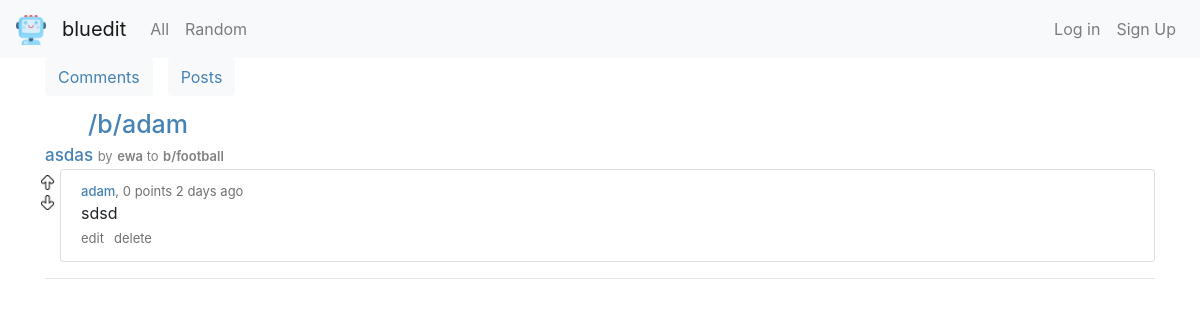
Page /user/adam on the earlier database version.
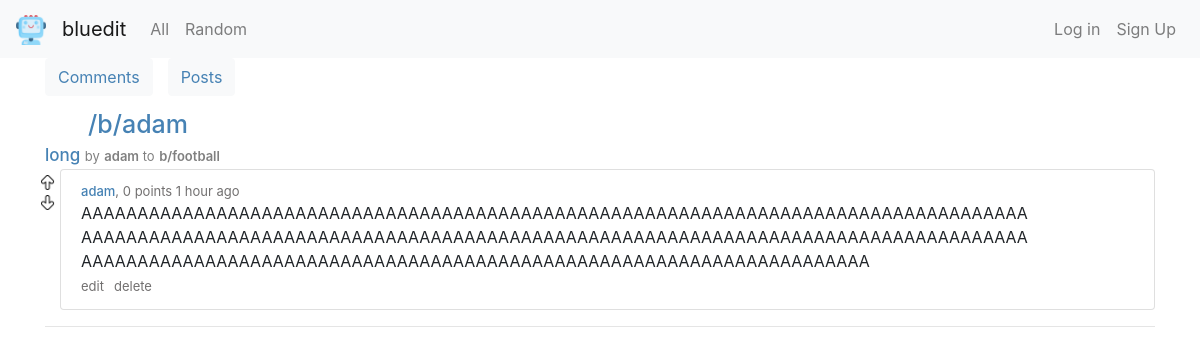
Same page on the later database version.
### bluedit/models.py (models this page shows)
class User(AbstractUser):
    pass

class Comment(models.Model):
    text = models.CharField(max_length=512)
    user = models.ForeignKey(User, on_delete=models.CASCADE, related_name='comments')
    date = models.DateTimeField(auto_now_add=True)
    post = models.ForeignKey(Post, on_delete=models.CASCADE, related_name='comments')
    vote_count = models.IntegerField(default=0)
    parent = models.ForeignKey('self', on_delete=models.CASCADE, related_name='child', null=True, blank=True)
    tree_level = models.IntegerField(default=0, null=True, blank=True)
    class Meta:
        ordering = ['-date']

class Post(models.Model):
    title = models.CharField(max_length=64)
    description = models.CharField(max_length=512, null=True)
    image = models.URLField(null=True)
    date = models.DateTimeField(auto_now_add=True)
    user = models.ForeignKey(User, on_delete=models.CASCADE, related_name='posts')
    subbluedit = models.ForeignKey(Subbluedit, on_delete=models.CASCADE, related_name='posts')
    vote_count = models.IntegerField(default=0)
    class Meta:
        ordering = ['-date']

class Subbluedit(models.Model):
    name = models.CharField(max_length=16, unique=True)
    description = models.CharField(max_length=128)
    user = models.ForeignKey(User, on_delete=models.CASCADE)
    members = models.ManyToManyField(User, default=None, related_name='subs')
    member_count = models.IntegerField(default=0)
    date = models.DateTimeField(auto_now_add=True)
    def __str__(self):
         return self.name

### bluedit/views.py (the view)
# urls.py: path('user/<str:username>', views.user, name='user'),
def user(request, username):
    profile_user = User.objects.get(username=username)
    user_id = request.user.id
    comments = profile_user.comments.all()
    votelist = []
    try:
        user = User.objects.get(pk=user_id)
        for comment in comments:
            if user.votes.filter(comment=comment).exists():
                vote_type = user.votes.get(comment=comment).vote_type
                votelist.append(vote_type)
            else:
                votelist.append(False)
    except User.DoesNotExist:
        for comment in comments:
            votelist.append(False)
    date_time_list = return_date(comments)
    datelist = date_time_list[0]
    timeunit = date_time_list[1]
    zipped = zip(comments, votelist, datelist, timeunit)
    return render(request, 'bluedit/user2.html', {
        'comments': comments,
        'profile_user': profile_user,
        'zipped': zipped
    })

### bluedit/context_processors.py (called while the page is built)
def sub_list(request):
    try:
        user_id = request.user.id
        user = User.objects.get(pk=user_id)
        sub_list = user.subs.all()
        subs = []
        for sub in sub_list:
            subs.append(sub.name)
    except User.DoesNotExist:
        subs = []
    print(subs)
    return {
        'subs': subs
    }

### bluedit/templates/bluedit/user2.html (shortened to what this page needs)
{% extends 'bluedit/layout.html' %}
{% load crispy_forms_tags %}
{% load static %}
{% block body %}
<div class="submit-options">
    <div class="row">
      <button id='submit-option' hx-get="{% url 'user_option' profile_user.username 'comments' %}" hx-target="#submit-form" class="btn btn-light"><span class="submit-options-text">Comments</span></button>
      <button id='submit-option' hx-get="{% url 'user_option' profile_user.username 'posts' %}" hx-target="#submit-form" class="btn btn-light"><span class="submit-options-text"></class>Posts</span></button>
    </div>
</div>
<span class="title" style="margin-left: 43px;">/b/{{profile_user.username}}</span>
<div id="submit-form" hx-swap="innerHTML">
    {% for comment, vote_type, date, timeunit in zipped %}
    <a class='title-view' style="font-size: 17px;" href="{% url 'post' comment.post.id %}">{{comment.post.title}}</a> <span style="font-size: 13px; color: grey;" class="comment-text">by</span>
            <a style="font-size: 13px; color: grey; font-weight: 600;" href="{% url 'user' comment.post.user.username %}">{{comment.post.user.username}}</a><span style="font-size: 13px; color: grey;"class="comment-text"> to</span>
            <a style="font-size: 13px; color: grey; font-weight: 600;" href="{% url 'subbluedit' comment.post.subbluedit %}">b/{{comment.post.subbluedit}}</a>
    {% include 'bluedit/blocks/comment-block-no-tree.html' %}
    <hr>
    {% endfor %}
</div>
{% endblock %}

### bluedit/templates/bluedit/layout.html (shortened to what this page needs)
{% load static %}
<!DOCTYPE html>
<html lang="eng">
    <head>
        <link rel="stylesheet" href="https://cdn.jsdelivr.net/npm/bootstrap@4.0.0/dist/css/bootstrap.min.css">
        <link rel="stylesheet" href="https://cdn.jsdelivr.net/npm/bootstrap@4.3.1/dist/css/bootstrap.min.css">
        <link href="{% static 'bluedit/styles.css' %}" rel="stylesheet">
    </head>
    <body>
    <nav class="navbar navbar-expand-lg navbar-light bg-light">
        <div class="collapse navbar-collapse">
            <div class="navbar-header">
                <a class="navbar-brand" href="{% url 'index' %}"><img class='ai' src="{% static 'images/ai.png' %}" width="30" height="30" alt=""></a>
            </div>
            <div class="navbar-header">
                <a class="navbar-brand" href="{% url 'index' %}">bluedit</a>
            </div>
            <ul class="navbar-nav mr-auto">
                <li class="nav-item">
                  <a class="nav-link" href="#">All</a>
                </li>
                <li class="nav-item">
                    <a class="nav-link" href="#">Random</a>
                </li>
            </ul>
        </div>
        <ul class="navbar-nav mr-auto justify-content-end">
            {% if user.is_authenticated %}
                <li class="nav-item">
                    <div class="dropdown">
                        <button id='name' style="font-weight: 400; margin-top: 2px;" class="btn btn-light dropdown-toggle" type="button" id="dropdownMenuButton" data-toggle="dropdown" aria-haspopup="true" aria-expanded="false">
                          My bluedit
                        </button>
                        <div class="dropdown-menu" aria-labelledby="dropdownMenuButton">
                            {% for sub in subs %}
                          <a class="dropdown-item" href="{% url 'subbluedit' sub %}">{{sub}}</a>
                            {% endfor %}
                        </div>
                      </div>
                </li>
            <li class="nav-item">
                <a class="nav-link" id='name' href="{% url 'user' user.username %}">{{user.username}}</a>
            </li>
            <li class="nav-item">
                <a class="nav-link" href="{% url 'logout' %}">Log out</a>
            </li>
            {% else %}
            <li class="nav-item">
                <a class="nav-link" href="{% url 'login' %}">Log in</a>
            </li>
            <li class="nav-item">
                <a class="nav-link" href="{% url 'register' %}">Sign Up</a>
            </li>
            {% endif %}
        </ul>
    </nav>
    <div class="body">
        <div class="container">
    {% block body %}
    {% endblock %}
        </div>
    </div>
    </body>
</html>

### bluedit/templates/bluedit/blocks/comment-block-no-tree.html (shortened to what this page needs)
{% load static %}
<div id='comment-block-{{comment.id}}' class="row">
    {% if user.is_authenticated %}
    <div hx-target="#comment-block-{{comment.id}}" hx-swap="outerHTML">
        <div class="vote-top" hx-headers='{"X-CSRFToken": "{{ csrf_token }}"}'>
            {% if vote_type == 'up' %}
            <a style='margin-bottom: 20px;' href="#" hx-put="{% url 'vote' 'comment' comment.id 'up' True %}"><img src="{% static 'images/arrow-up-full.png' %}" width="15" height="15" alt=""></a>
            {% else %}
            <a style='margin-bottom: 20px;' href="#" hx-put="{% url 'vote' 'comment' comment.id 'up' True %}"><img src="{% static 'images/arrow-up.png' %}" width="15" height="15" alt=""></a>
            {% endif %}
        </div>
        <div class="vote-bottom" hx-headers='{"X-CSRFToken": "{{ csrf_token }}"}'>
            {% if vote_type == 'down' %}
            <a href="#" hx-put="{% url 'vote' 'comment' comment.id 'down' True %}"><img src="{% static 'images/arrow-down-full.png' %}" width="15" height="15" alt=""></a>
            {% else %}
            <a href="#" hx-put="{% url 'vote' 'comment' comment.id 'down' True %}"><img src="{% static 'images/arrow-down.png' %}" width="15" height="15" alt=""></a>
            {% endif %}
        </div>
    </div>
    {% else %}
    <div>
        <div class="vote-top">
            <a href="{% url 'login' %}"><img src="{% static 'images/arrow-up.png' %}" width="15" height="15" alt=""></a>
        </div>
        <div class="vote-bottom">
            <a href="{% url 'login' %}"><img src="{% static 'images/arrow-down.png' %}" width="15" height="15" alt=""></a>
        </div>
    </div>
    {% endif %}
    <div class="col" style="padding-left: 5px;">
        <ul class="list-group-item" style='list-style: none;'>
            <li class="comment-top"><a id='name' href='{% url "user" comment.user.username %}'>{{comment.user.username}}</a>,
                <span>
                    {% if comment.vote_count == 1 %}
                    {{comment.vote_count}} point,
                    {% else %}
                    {{comment.vote_count}} points
                    {% endif %}
                    {% if timeunit == 'second' %}
                     less than a minute ago
                    {% elif timeunit == 'minute' %}
                        {% if date == 1 %}
                            {{date}} minute ago
                        {% else %}
                        {{date}} minutes ago
                        {% endif %}
                    {% elif timeunit == 'hour' %}
                        {% if date == 1 %}
                            {{date}} hour ago
                        {% else %}
                            {{date}} hours ago
                            {% endif %}
                    {% elif timeunit == 'day' %}
                        {% if date == 1 %}
                            {{date}} day ago
                        {% else %}
                            {{date}} days ago
                            {% endif %}
                    {% elif timeunit == 'month' %}
                        {% if date == 1 %}
                            {{date}} month ago
                        {% else %}
                            {{date}} months ago
                            {% endif %}
                    {% else %}
                        {% if date == 1 %}
                            {{date}} year ago
                        {% else %}
                            {{date}} years ago
                            {% endif %}
                    {% endif %}
            </span>
            </li>
            <div hx-target="this" hx-swap="innerHTML">
                <li class="comment-text">{{comment.text}}</li>
                <div class="row">
                    <li style="margin-left: 5px;"><a class='option' href="#" hx-get="{% url 'edit' comment.id %}">edit</a></li>
                    <li><a class='option' hx-headers='{"X-CSRFToken": "{{ csrf_token }}"}'  href="#" hx-target='this' hx-swap='outerHTML' hx-delete="{% url 'delete' comment.id 'comment' %}">delete</a></li>
                </div>
            </div>
        </ul>
    </div>
</div>

### bluedit/static/bluedit/styles.css (style rules this page uses)
ul { list-style: none; }
.title { font-size: 25px; color: #4682B4; font-weight: 500; width: 950px; overflow-wrap: break-word; }
.title-view { font-size: 22px; color: #4682B4; font-weight: 500; width: 825px; overflow-wrap: break-word; }
#name { color: #4682B4; font-weight: 500; }
.option { color:rgb(114, 112, 112); margin-left: 10px; font-size: 13px; font-weight: 400; }
.vote-top { margin-left: 10px; height: 15px; display: block; }
.vote-bottom { margin-top: 5px; margin-left: 10px; height: 15px; display: block; }
.comment-text { font-size: 1rem; font-weight: 400; line-height: 1.5; color: #212529; width: 950px; overflow-wrap: break-word; }
#submit-option { margin-bottom: 10px; margin-left: 15px; }
.submit-options-text { color:#4682B4; }
.comment-top { color:rgb(114, 112, 112); font-size: 13px; }

Differences in the rows shown:
removed Comment: post "asdas", post.user.username "ewa", post.subbluedit "football", user.username "adam", vote_count "0", user "2", text "sdsd"
added Comment: post "long", post.user.username "adam", post.subbluedit "football", user.username "adam", vote_count "0", date "1", text "AAAAAAAAAAAAAAAAAAAAAAAAAAAAAAAAAAAAAAAAAAAAAAAAAAAAAAAAAAAAAAAAAAAAAAAAAAAAAAAAAAAAAAAAAAAAAAAAAAAAAAAAAAAAAAAAAAAAAAAAAAAAAAAAAAAAAAAAAAAAAAAAAAAAAAAAAAAAAAAAAAAAAAAAAAAAAAAAAAAAAAAAAAAAAAAAAAAAAAAAAAAAAAAAAAAAAAAAAAAAAAAAAAAAAAAAAAAAAA"
